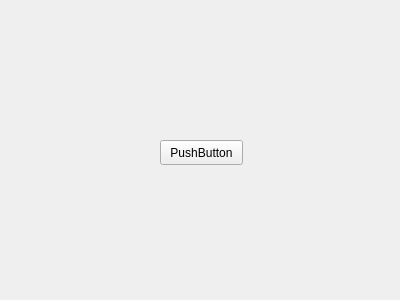
<?xml version="1.0" encoding="UTF-8"?>
<ui version="4.0">
 <class>ThirdWindow</class>
 <widget class="QWidget" name="ThirdWindow">
  <property name="geometry">
   <rect>
    <x>0</x>
    <y>0</y>
    <width>400</width>
    <height>300</height>
   </rect>
  </property>
  <property name="windowTitle">
   <string>Form</string>
  </property>
  <widget class="QPushButton" name="pushButton">
   <property name="geometry">
    <rect>
     <x>160</x>
     <y>140</y>
     <width>83</width>
     <height>25</height>
    </rect>
   </property>
   <property name="text">
    <string>PushButton</string>
   </property>
  </widget>
 </widget>
 <resources/>
 <connections/>
</ui>
